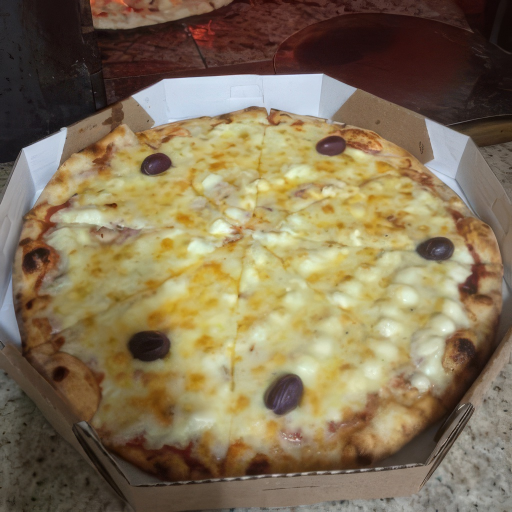
#> input picture Imagem Pizzas/_davinci_bruto/2 queijos.png, 1024 x 1024 px (shown at 1/2 size); its folder holds only this picture in this run
$ python polir_fotos.py
#> lines starting #> are read from the running program, lines starting #| are printed output that depends on the picture; after the words box and inside, x2 and y2 are one past the last pixel; in counts of white or black regions, pixels touching at a corner belong together
#> in main, bruto is the input picture: PIL image 1024x1024 RGB; mean R, G, B 131.5, 115.2, 86.5
"""
Pós-processamento das fotos geradas no DaVinci (retoque leve):
esquenta a cor, levanta a luz, dá nitidez e entrega em 1200x1200.

Uso:
    python polir_fotos.py                 -> processa tudo de Imagem Pizzas/_davinci_bruto/
    python polir_fotos.py Aliche          -> só um
Saída: Imagem Pizzas/_final/<sabor>.jpg  +  _antes_depois.jpg
"""
import os
import sys

import numpy as np
from PIL import Image, ImageDraw, ImageEnhance, ImageFilter

PASTA = "Imagem Pizzas"
ENTRADA = os.path.join(PASTA, "_davinci_bruto")
SAIDA = os.path.join(PASTA, "_final")
LADO = 1200

# Forças do tratamento. Mexer aqui muda o lote inteiro.
TEMPERATURA = 1.00   # 0 = nada, 1 = neutraliza o azulado e chega ao alvo quente
LUZ = 0.10           # levantada de brilho nos tons médios
SATURACAO = 1.12
CONTRASTE = 1.06
NITIDEZ = (2.2, 90, 2)  # raio, %, limiar
ALVO_QUENTE = np.array([1.06, 1.0, 0.90], np.float32)  # ganho R,G,B após neutralizar


# Carimbo de data da câmera a apagar (caixa x0,y0,x1,y1 na imagem já em 1200x1200)
CARIMBOS = {
    "Alcachofra especial": (905, 1132, 1180, 1172),
    "Carne seca": (895, 1134, 1180, 1170),
    "Marguerita Especial": (1090, 1128, 1200, 1176),
}


def apagar_carimbo(im, caixa):
    """Máscara = pixels quase brancos dentro da caixa (o texto), engordada; preenche por difusão."""
    a = np.asarray(im).astype(np.float32)
    x0, y0, x1, y1 = caixa
    reg = a[y0:y1, x0:x1]
    txt = reg.min(2) > 222
    m = Image.fromarray((txt * 255).astype(np.uint8)).filter(ImageFilter.MaxFilter(7))
    m = np.asarray(m) > 0
    for _ in range(400):
        viz = (np.roll(reg, 1, 0) + np.roll(reg, -1, 0) + np.roll(reg, 1, 1) + np.roll(reg, -1, 1)) / 4
        reg = np.where(m[..., None], viz, reg)
    a[y0:y1, x0:x1] = reg
    return Image.fromarray(a.clip(0, 255).astype(np.uint8))


def polir(im, nome=None):
#> called with nome = '2 queijos'
    im = im.convert("RGB")
    im = im.resize((LADO, LADO), Image.LANCZOS)
    if nome in CARIMBOS:
        im = apagar_carimbo(im, CARIMBOS[nome])
    a = np.asarray(im).astype(np.float32) / 255

    # neutraliza dominante fria/verde usando a média dos tons médios (60% da força)
    luma = a.mean(2)
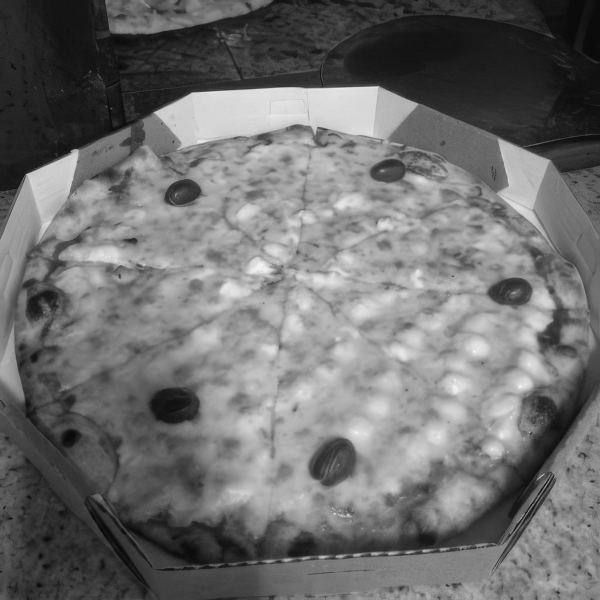
#> luma: shape (1200, 1200) float32 (shown at 1/2 size); min 0.00784, max 0.98, mean 0.435
    m = (luma > 0.2) & (luma < 0.85)
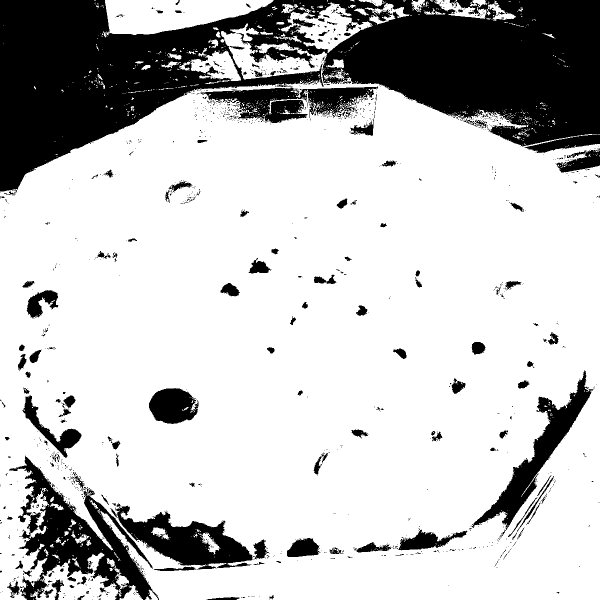
#> m: shape (1200, 1200) bool (shown at 1/2 size); 76.2% white; 1269 black regions (1117 under 20 px), largest, box (x1, y1, x2, y2) and area: (0, 0, 1200, 386) 233797, (18, 911, 318, 1200) 28347, (231, 1007, 506, 1139) 15202
    medias = a[m].mean(0)
#> medias = [0.607, 0.544, 0.401]
    ganho = 1 + (medias.mean() / medias - 1) * 0.6
#> ganho = [0.911, 0.971, 1.17]
    a = a * ganho
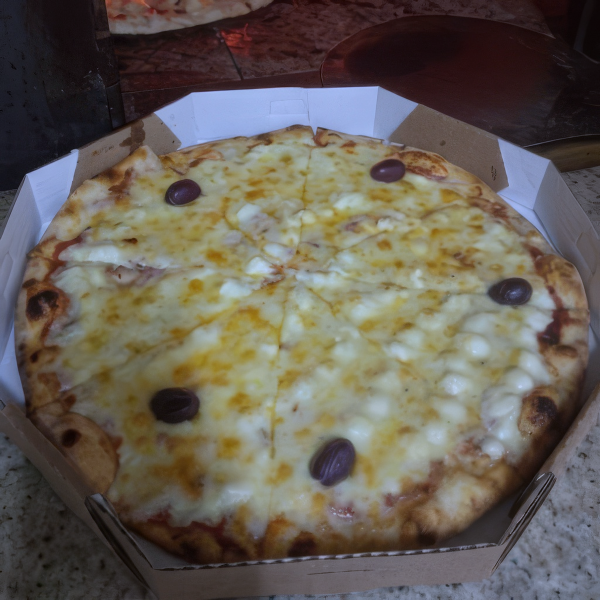
#> a: shape (1200, 1200, 3) float32 (shown at 1/2 size); mean R, G, B 0.47, 0.439, 0.398; drawn with min black and max white
    # depois puxa para o quente
    a = a * (1 + (ALVO_QUENTE - 1) * TEMPERATURA)

    # luz: curva gama suave (levanta médios sem estourar)
    a = np.clip(a, 0, 1) ** (1 - LUZ)
    im = Image.fromarray((np.clip(a, 0, 1) * 255).astype(np.uint8))

    im = ImageEnhance.Color(im).enhance(SATURACAO)
    im = ImageEnhance.Contrast(im).enhance(CONTRASTE)
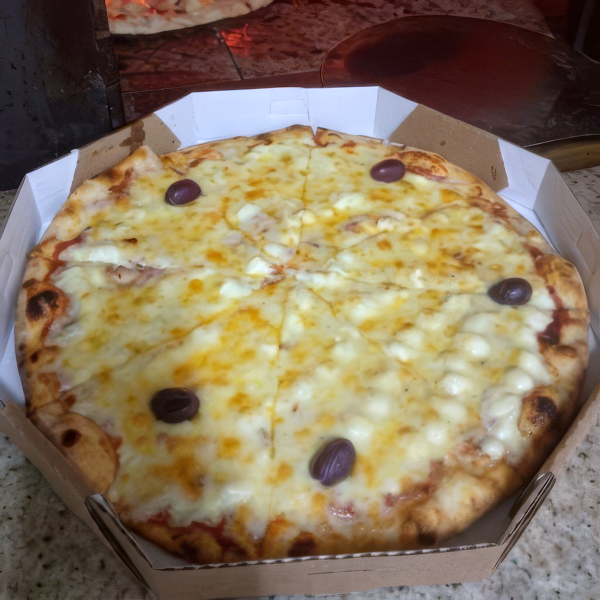
#> im: PIL image 1200x1200 RGB (shown at 1/2 size); mean R, G, B 135.6, 117.6, 93.7
    return im.filter(ImageFilter.UnsharpMask(*NITIDEZ))


def main():
    os.makedirs(SAIDA, exist_ok=True)
    nomes = sys.argv[1:] or sorted(os.path.splitext(f)[0] for f in os.listdir(ENTRADA) if f.lower().endswith((".png", ".jpg", ".jpeg")))
    pares = []
    for n in nomes:
        arq = next(f for f in os.listdir(ENTRADA) if os.path.splitext(f)[0] == n)
        bruto = Image.open(os.path.join(ENTRADA, arq))
        final = polir(bruto, n)
        final.save(os.path.join(SAIDA, n + ".jpg"), quality=93, subsampling=0)
        pares.append((n, bruto.convert("RGB"), final))
        print("ok ", n)
    t = 560
    folha = Image.new("RGB", (t * 2 + 10, len(pares) * (t + 26)), "white")
#> folha: PIL image 1130x586 RGB; every value is 255
    d = ImageDraw.Draw(folha)
    for i, (n, b, f) in enumerate(pares):
        y = i * (t + 26)
        folha.paste(b.resize((t, t), Image.LANCZOS), (0, y))
        folha.paste(f.resize((t, t), Image.LANCZOS), (t + 10, y))
        d.text((6, y + t + 6), n, fill="black")
#> this loop made 1 pass
#> (n, y) on pass 1: ('2 queijos', 0)
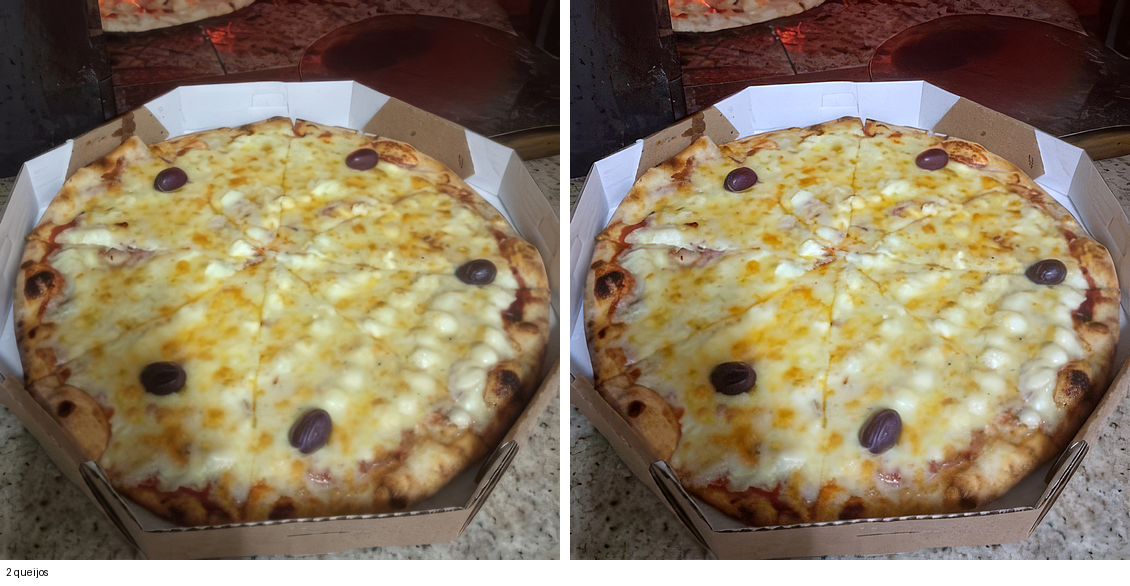
#> folha: PIL image 1130x586 RGB; mean R, G, B 139.9, 123.7, 98.7
    folha.save(os.path.join(SAIDA, "_antes_depois.jpg"), quality=88)


if __name__ == "__main__":
    main()

$ run again, on Imagem Pizzas/_davinci_bruto/Alho.jpg
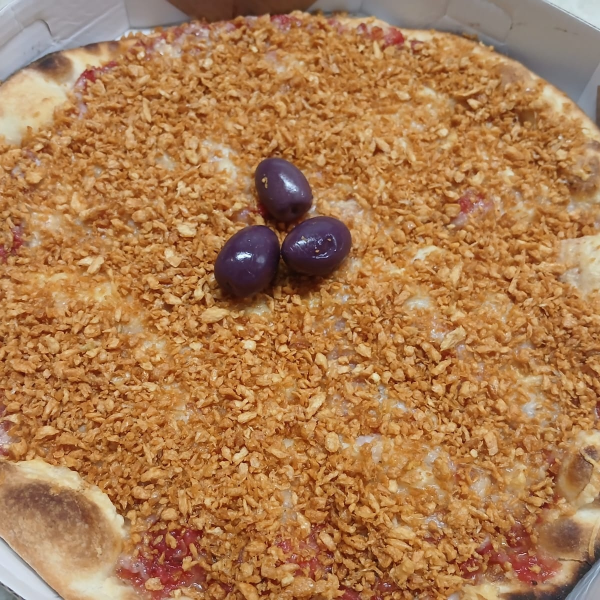
#> input picture Imagem Pizzas/_davinci_bruto/Alho.jpg, 1200 x 1200 px (shown at 1/2 size)
#> in main, bruto is the input picture: PIL image 1200x1200 RGB; mean R, G, B 172.2, 123.6, 79.6
#> in polir, `m = (luma > 0.2) & (luma < 0.85)`:
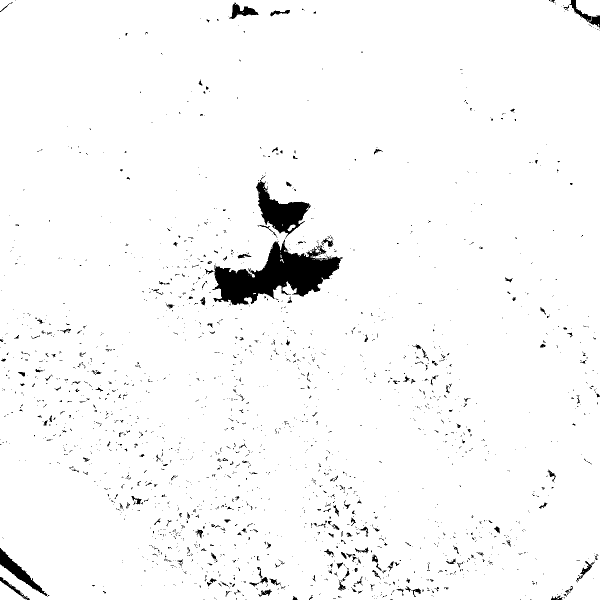
#> m: shape (1200, 1200) bool (shown at 1/2 size); 97.1% white; 2072 black regions (1868 under 20 px), largest, box (x1, y1, x2, y2) and area: (425, 479, 685, 610) 16007, (512, 352, 622, 478) 5174, (0, 1096, 99, 1193) 1964
#> medias = [0.685, 0.494, 0.318]
#> ganho = [0.837, 1.01, 1.34]
#> the loop in main, `for i, (n, b, f) in enumerate(pares):` made 1 pass
#> (n, y) on pass 1: ('Alho', 0)
#> after the loop in main, `for i, (n, b, f) in enumerate(pares):`:
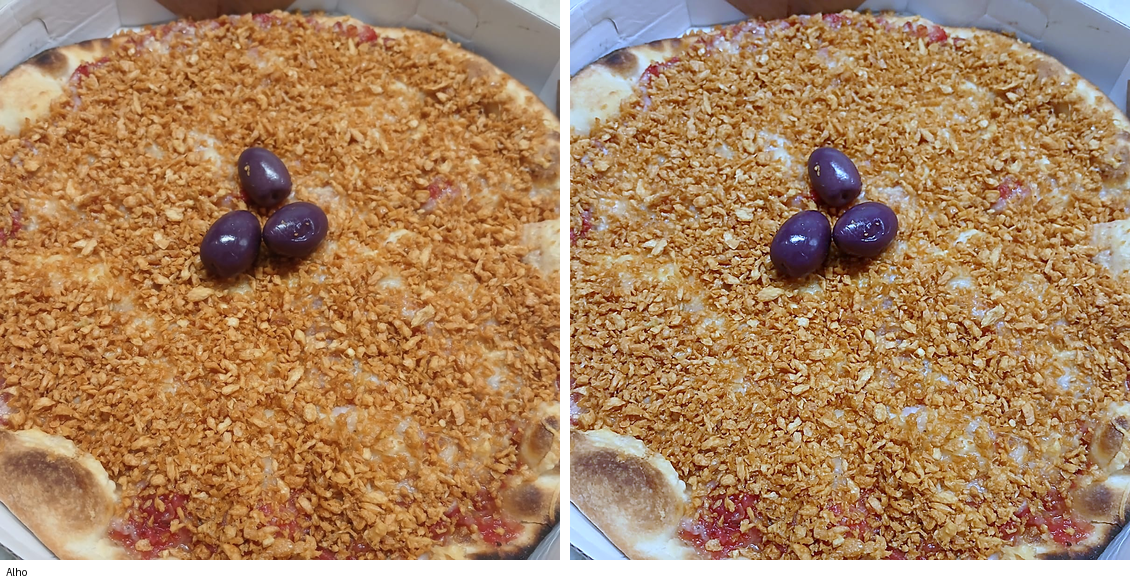
#> folha: PIL image 1130x586 RGB; mean R, G, B 172.3, 133.9, 97.7

$ run again, on Imagem Pizzas/_davinci_bruto/Aliche.png
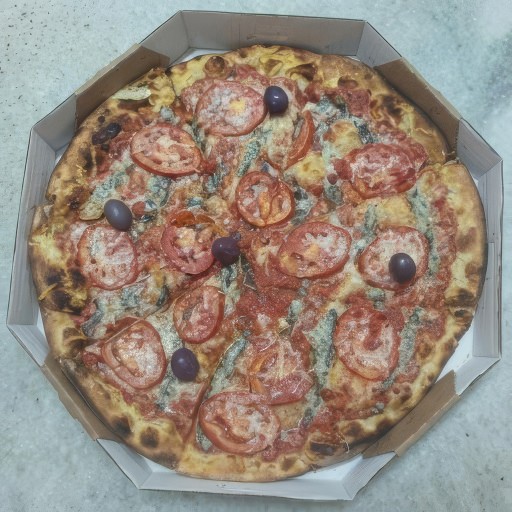
#> input picture Imagem Pizzas/_davinci_bruto/Aliche.png, 1024 x 1024 px (shown at 1/2 size)
#> in main, bruto is the input picture: PIL image 1024x1024 RGB; mean R, G, B 150, 138, 126.2
#> in polir, `m = (luma > 0.2) & (luma < 0.85)`:
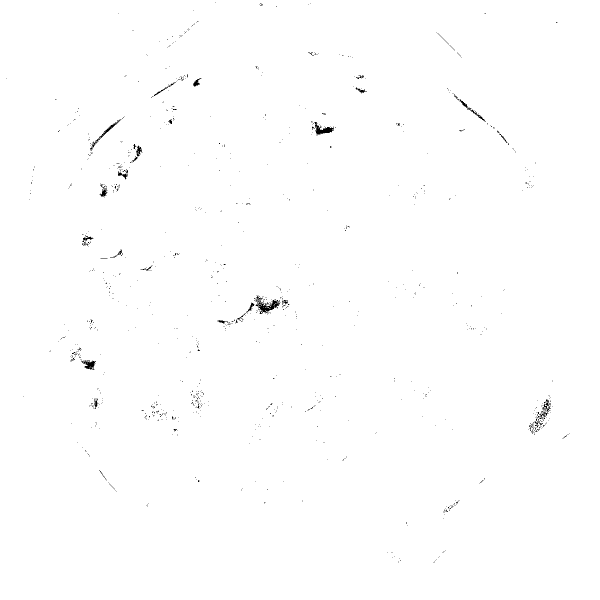
#> m: shape (1200, 1200) bool (shown at 1/2 size); 99.6% white; black in thin lines or dots, all inside (x1, y1, x2, y2) = (12, 4, 1140, 1126)
#> medias = [0.589, 0.542, 0.496]
#> ganho = [0.952, 1, 1.06]
#> the loop in main, `for i, (n, b, f) in enumerate(pares):` made 1 pass
#> (n, y) on pass 1: ('Aliche', 0)
#> after the loop in main, `for i, (n, b, f) in enumerate(pares):`:
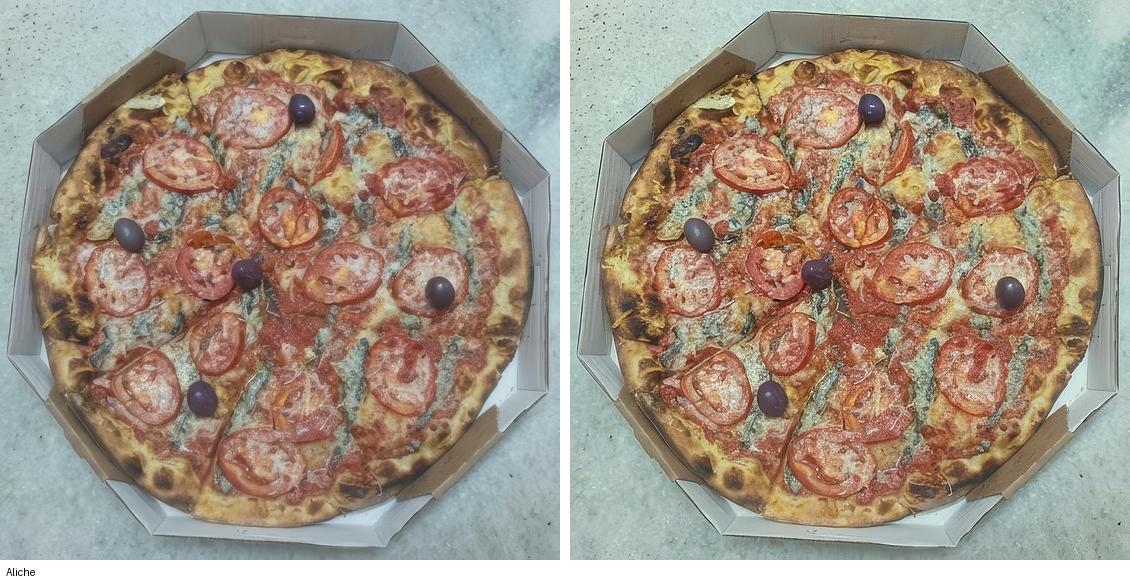
#> folha: PIL image 1130x586 RGB; mean R, G, B 160.1, 147.1, 131.7

$ run again, on Imagem Pizzas/_davinci_bruto/Brocolis 3.jpg
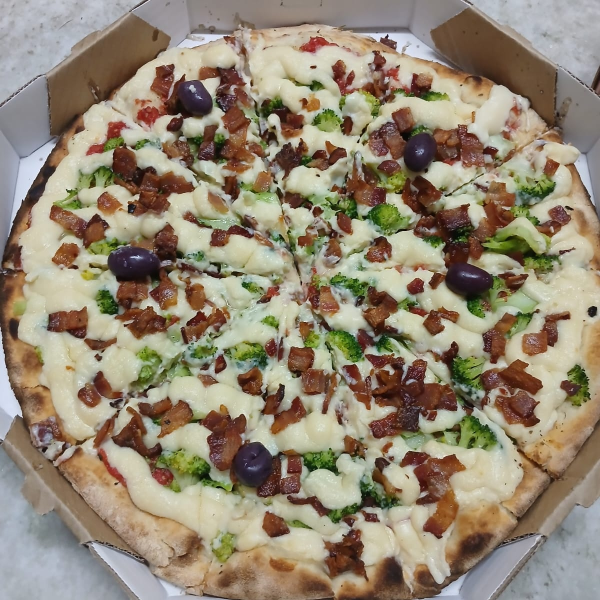
#> input picture Imagem Pizzas/_davinci_bruto/Brocolis 3.jpg, 1200 x 1200 px (shown at 1/2 size)
#> in main, bruto is the input picture: PIL image 1200x1200 RGB; mean R, G, B 147.6, 135.3, 115.4
#> in polir, `m = (luma > 0.2) & (luma < 0.85)`:
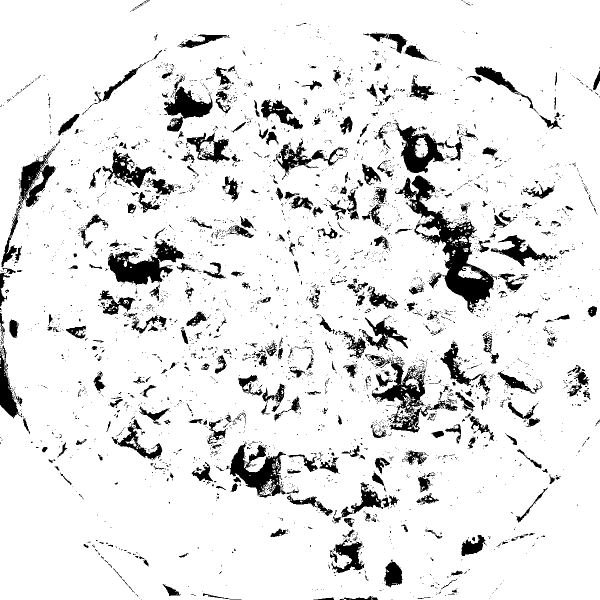
#> m: shape (1200, 1200) bool (shown at 1/2 size); 89.9% white; 3853 black regions (3450 under 20 px), largest, box (x1, y1, x2, y2) and area: (790, 351, 994, 626) 13338, (216, 480, 368, 570) 6283, (460, 884, 573, 996) 5405
#> medias = [0.614, 0.569, 0.488]
#> ganho = [0.944, 0.988, 1.08]
#> the loop in main, `for i, (n, b, f) in enumerate(pares):` made 1 pass
#> (n, y) on pass 1: ('Brocolis 3', 0)
#> after the loop in main, `for i, (n, b, f) in enumerate(pares):`:
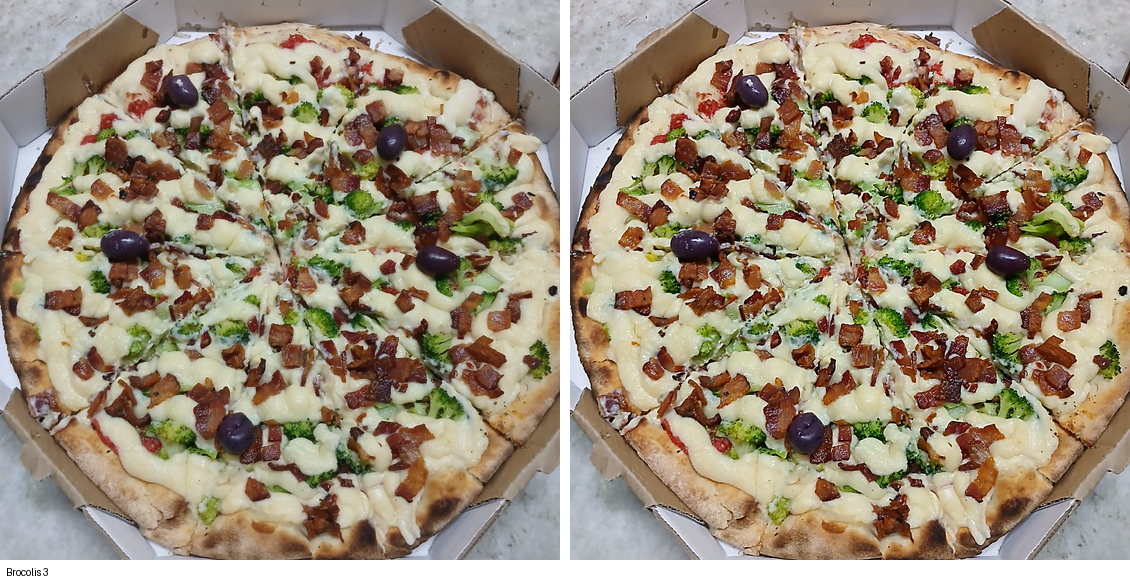
#> folha: PIL image 1130x586 RGB; mean R, G, B 157.1, 143.6, 122.9
